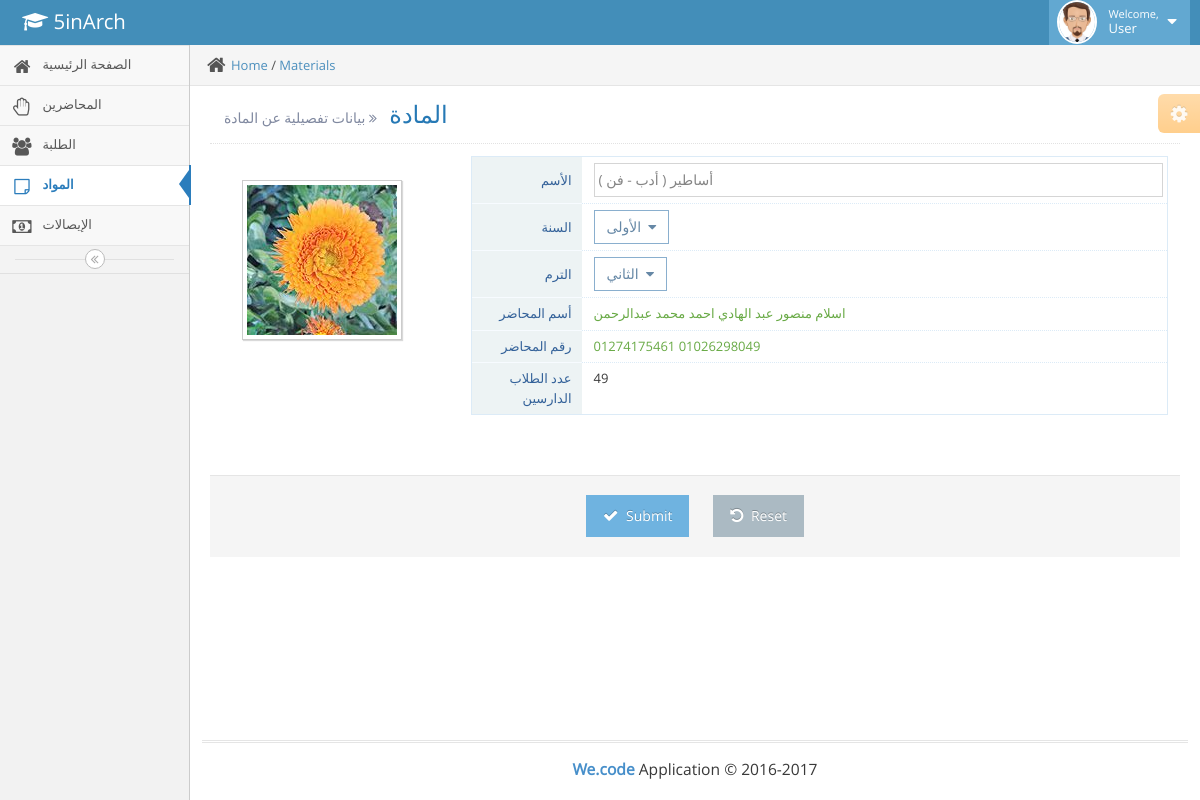
The app's page /matprofile.php?profileid=6 with its own data.
### tables this page shows
CREATE TABLE IF NOT EXISTS `material` (
  `matid` int(4) NOT NULL AUTO_INCREMENT,
  `matname` varchar(45) NOT NULL,
  `matyear` varchar(15) NOT NULL,
  `matterm` varchar(15) NOT NULL,
  PRIMARY KEY (`matid`)
);

### matprofile.php (the view, shortened to what this page needs)
<!DOCTYPE html>
<html lang="en">
	<head>
		<link rel="stylesheet" href="assets/css/bootstrap.min.css" />
		<link rel="stylesheet" href="assets/font-awesome/4.5.0/css/font-awesome.min.css" />
		<link rel="stylesheet" href="assets/css/jquery-ui.custom.min.css" />
		<link rel="stylesheet" href="assets/css/chosen.min.css" />
		<link rel="stylesheet" href="assets/css/bootstrap-datepicker3.min.css" />
		<link rel="stylesheet" href="assets/css/bootstrap-timepicker.min.css" />
		<link rel="stylesheet" href="assets/css/daterangepicker.min.css" />
		<link rel="stylesheet" href="assets/css/bootstrap-datetimepicker.min.css" />
		<link rel="stylesheet" href="assets/css/bootstrap-colorpicker.min.css" />
		<link rel="stylesheet" href="assets/css/ace.min.css" class="ace-main-stylesheet" id="main-ace-style" />
		<link rel="stylesheet" href="assets/css/ace-skins.min.css" />
		<link rel="stylesheet" href="assets/css/ace-rtl.min.css" />
	</head>
	<body class="no-skin">
		<div id="navbar" class="navbar navbar-default          ace-save-state">
			<div class="navbar-container ace-save-state" id="navbar-container">
				<div class="navbar-header pull-left">
					<a href="index.php" class="navbar-brand">
						<small>
							<i class="fa fa-graduation-cap"></i>
							5inArch
						</small>
					</a>
				</div>
				<div class="navbar-buttons navbar-header pull-right" role="navigation">
					<ul class="nav ace-nav">
						<li class="light-blue dropdown-modal">
							<a data-toggle="dropdown" href="#" class="dropdown-toggle">
								<img class="nav-user-photo" src="assets/images/avatars/user.jpg" alt="Admin's Photo" />
								<span class="user-info">
									<small>Welcome,</small>
									<?php
										if (isset($_SESSION['authenticate']))
											{
												$authenticate=$_SESSION['authenticate'];
												$username=$_SESSION['username'];
												if($authenticate = "true"):
													echo "Administrator";
												endif;
											}
										else
											{echo "User";};
										?>
								</span>
								<i class="ace-icon fa fa-caret-down"></i>
							</a>
						</li>
					</ul>
				</div>
			</div>
		</div>
		<div class="main-container ace-save-state" id="main-container">
			<div id="sidebar" class="sidebar                  responsive                    ace-save-state">
				<ul class="nav nav-list">
					<li>
						<a href="index.php">
							<i class="menu-icon fa fa-home"></i>
							<span class="menu-text"> الصفحة الرئيسية </span>
						</a>
					</li>
					<li>
						<a href="professors.php">
							<i class="menu-icon fa fa-hand-paper-o"></i>
							<span class="menu-text">المحاضرين </span>
						</a>
					</li>
					<li>
						<a href="students.php">
							<i class="menu-icon fa fa-users"></i>
							<span class="menu-text">الطلبة </span>
						</a>
					</li>
					<li class="active">
						<a href="materials.php">
							<i class="menu-icon fa fa-sticky-note-o"></i>
							<span class="menu-text">المواد </span>
						</a>
					</li>
					<li>
						<a href="receipts.php">
							<i class="menu-icon fa fa-money"></i>
							<span class="menu-text">الإيصالات </span>
						</a>
					</li>
				</ul>
				<div class="sidebar-toggle sidebar-collapse" id="sidebar-collapse">
					<i id="sidebar-toggle-icon" class="ace-icon fa fa-angle-double-left ace-save-state" data-icon1="ace-icon fa fa-angle-double-left" data-icon2="ace-icon fa fa-angle-double-right"></i>
				</div>
			</div>
			<div class="main-content">
				<div class="main-content-inner">
					<div class="breadcrumbs ace-save-state" id="breadcrumbs">
						<ul class="breadcrumb">
							<li>
								<i class="ace-icon fa fa-home home-icon"></i>
								<a href="index.php">Home</a> /
								<a href="Materials.php">Materials</a>
							</li>
						</ul>
					</div>
					<div class="page-content">
						<div class="ace-settings-container" id="ace-settings-container">
							<div class="btn btn-app btn-xs btn-warning ace-settings-btn" id="ace-settings-btn">
								<i class="ace-icon fa fa-cog bigger-130"></i>
							</div>
						</div>
						<div class="page-header">
							<h1>
								 المادة
								<small>
									<i class="ace-icon fa fa-angle-double-right"></i>
									بيانات تفصيلية عن المادة
								</small>
							</h1>
						</div>
						<?php
							require 'assets/redi/sqlcon.php';
								?>
								<?php
								$profileid=$_GET['profileid'];
								$result=mysqli_query($sqlcon, "SELECT * FROM `material` where `matid`=$profileid");
								while($matinfores = mysqli_fetch_assoc($result))
															{
													?>
						<div class="row">
							<div class="col-xs-12">
								<div>
									<div id="user-profile-1" class="user-profile row">
										<div class="col-xs-12 col-sm-3 center">
											<div>
												<div class="space-12"></div>
												<span class="profile-picture">
													<img id="avatar" onerror="this.src='assets/images/gallery/thumb-3.jpg'" src="assets/images/materials/<?php echo $matinfores['matid'] ;?>.jpg" />
												</span>
												<div class="space-4"></div>
											</div>
										</div>
										<div class="col-xs-12 col-sm-9">
										<form method="post" action="assets/redi/editmat.php?profileid=<?php echo $profileid?>">
											<div class="profile-user-info profile-user-info-striped">
												<div class="profile-info-row">
													<div class="profile-info-name"> الأسم </div>
													<div class="profile-info-value">
														<input value="<?php echo $matinfores['matname'] ;?>" type="text" class="form-control" name="matname" >
													</div>
												</div>
												<div class="profile-info-row">
													<div class="profile-info-name"> السنة  </div>
													<div class="profile-info-value">
													</div>
												</div>
												<div class="profile-info-row">
													<div class="profile-info-name">  الترم </div>
													<div class="profile-info-value">
													</div>
												</div>
												<div class="profile-info-row">
													<div class="profile-info-name">أسم المحاضر </div>
													<div class="profile-info-value">
														<?php
														$result=mysqli_query($sqlcon, "SELECT * FROM `prmatall` where `matid`=$profileid");
														while($prmatinfores = mysqli_fetch_assoc($result))
																					{
																				if (!empty($prmatinfores)) {
														?>
														<a class="green" href="prprofile.php?profileid=<?php echo $prmatinfores['prid'] ?>"><?php echo $prmatinfores['prname'] ?></a>
														<?php }};?>
													</div>
												</div>
												<div class="profile-info-row">
													<div class="profile-info-name"> رقم المحاضر  </div>
													<div class="profile-info-value">
														<?php
														$result=mysqli_query($sqlcon, "SELECT * FROM `prmatall` where `matid`=$profileid");
														while($prmatinfores = mysqli_fetch_assoc($result))
																					{
																				if (!empty($prmatinfores)) {
														?>
														<a class="green" href="prprofile.php?profileid=<?php echo $prmatinfores['prid'] ?>"><?php echo $prmatinfores['prmob'] ?></a>
														<?php }};?>
													</div>
												</div>
												<div class="profile-info-row">
													<div class="profile-info-name"> عدد الطلاب الدارسين </div>
													<div class="profile-info-value">
														<span id="age">
															<?php
																$result=mysqli_query($sqlcon, "Select Count(stmatall.matid) as Count From stmatall Where stmatall.matid =$profileid");
																$prmatinfores = mysqli_fetch_assoc($result);
																echo $prmatinfores['Count'];
															?>
														</span>
													</div>
												</div>
												<?php }; ?>
											</div>
											<div class="space-20"></div>
										</div>
									</div>
										<div class="clearfix form-actions">
													<div class="center">
														<button class="btn btn-info"  type="Submit"  name="submit">
															<i class="ace-icon fa fa-check bigger-110"></i>
															Submit
														</button>
														<button class="btn" type="reset" >
															<i class="ace-icon fa fa-undo bigger-110"></i>
															Reset
														</button>
													</div>
												</div>
								</div>
							</div>
						</div>
					</div>
				</div>
			</div>
			<div class="footer">
				<div class="footer-inner">
					<div class="footer-content">
						<span class="bigger-120">
							<span class="blue bolder">We.code</span>
							Application &copy; 2016-2017<? echo $varb;?>
						</span>
					</div>
				</div>
			</div>
		</div>
	</body>
</html>

### records on screen
material: matname "أساطير ( أدب - فن )", prname "اسلام منصور عبد الهادي", prname "احمد محمد عبدالرحمن", prmob "01274175461", prmob "01026298049", Count "49"
